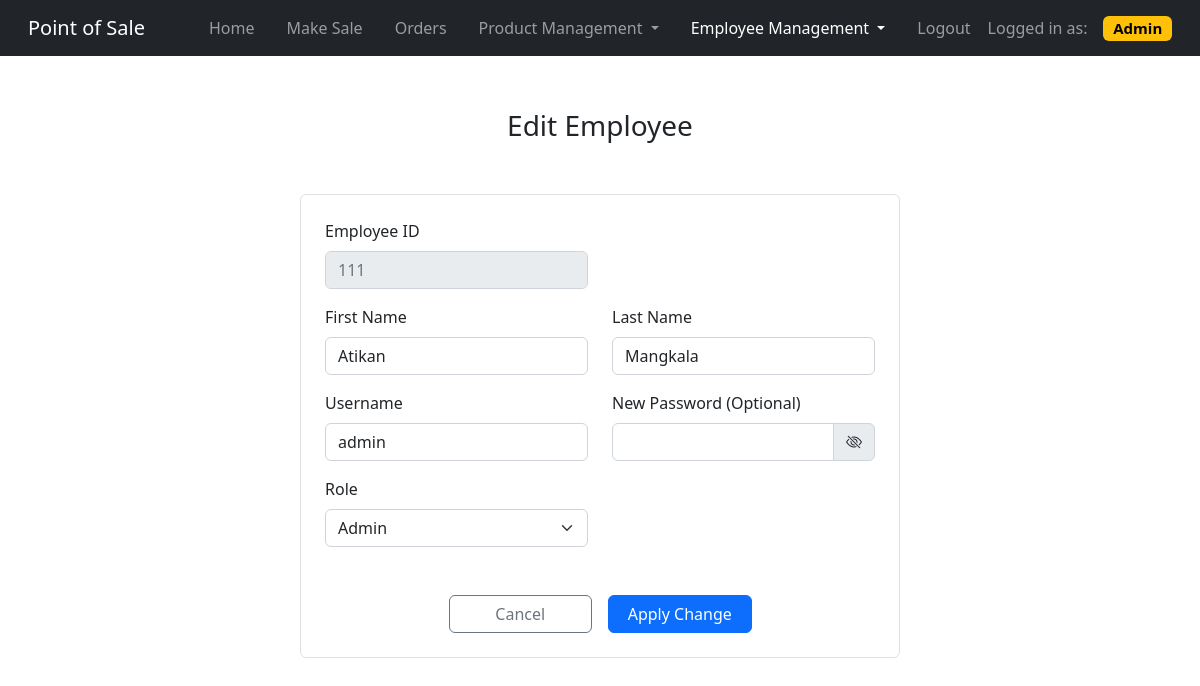
Page /main/edit_employee.php?eid=111 (signed in) on the committed database.
### tables this page shows
CREATE TABLE `Employee` (
  `e_id` bigint(6) NOT NULL,
  `e_fname` varchar(20) NOT NULL,
  `e_lname` varchar(20) NOT NULL,
  `e_role` varchar(10) NOT NULL,
  `e_username` varchar(10) NOT NULL,
  `e_password` varchar(100) NOT NULL
);

### main/edit_employee.php (the view, shortened to what this page needs)
<!DOCTYPE html>
<html lang="en">
<head>
  <link href="https://cdn.jsdelivr.net/npm/bootstrap@5.2.2/dist/css/bootstrap.min.css" rel="stylesheet" />
  <link rel="stylesheet" href="https://cdn.jsdelivr.net/npm/bootstrap-icons@1.10.1/font/bootstrap-icons.css" />
</head>
<body>
  <nav class="navbar navbar-expand-lg navbar-dark bg-dark">
    <div class="container-fluid">
      <a class="navbar-brand ms-3 me-5" href="/main/dashboard.php">Point of Sale</a>
      <div class="collapse navbar-collapse" id="navbarSupportedContent">
        <ul class="navbar-nav me-auto mb-2 mb-lg-0">
          <li class="nav-item mx-2">
            <a class="nav-link" href="/main/dashboard.php">Home</a>
          </li>
          <li class="nav-item mx-2">
            <a class="nav-link" href="/main/sale.php">Make Sale</a>
          </li>
          <li class="nav-item mx-2">
              <a class="nav-link" href="/main/order.php">Orders</a>
            </li>
          <li class="nav-item dropdown mx-2">
            <a class="nav-link dropdown-toggle" href="#" role="button" data-bs-toggle="dropdown" aria-expanded="false">
              Product Management
            </a>
          </li>
          <li class="nav-item dropdown mx-2">
            <a class="nav-link dropdown-toggle active" href="#" role="button" data-bs-toggle="dropdown" aria-expanded="false">
              Employee Management
            </a>
          </li>
          <li class="nav-item mx-2">
            <a class="nav-link" href="/authentication/logout.php">Logout</a>
          </li>
        </ul>
        <span class="navbar-text me-3"> Logged in as: </span>
        <h5 class="my-1 me-3">
          <span class="badge text-bg-warning">Admin</span>
        </h5>
      </div>
    </div>
  </nav>
  <p style="text-align: center" class="fs-3 my-5">Edit Employee</p>
  <?php
  $eid = $_GET['eid'];
  require_once('../connect.php');
  $q = "SELECT * FROM Employee where e_id=$eid";
  $result = $mysqli->query($q);
  while ($row = $result->fetch_array()) {
  ?>
    <form action="../api/update_employee.php" method="POST">
      <div style="width: 50%" class="mx-auto border rounded p-4">
        <div class="row mb-3">
          <div class="col">
            <label for="eid" class="form-label">Employee ID</label>
            <input type="text" class="form-control" id="eid" name="eid" placeholder="<?= $row['e_id'] ?>" disabled />
          </div>
          <div class="col"></div>
        </div>
        <div class="row mb-3">
          <div class="col">
            <label for="fname" class="form-label">First Name</label>
            <input type="text" class="form-control" id="fname" name="fname" value="<?= $row['e_fname'] ?>" />
          </div>
          <div class="col">
            <label for="lname" class="form-label">Last Name</label>
            <input type="text" class="form-control" id="lname" name="lname" value="<?= $row['e_lname'] ?>" />
          </div>
        </div>
        <div class="row mb-3">
          <div class="col">
            <label for="username" class="form-label">Username <?php
                                                              ?></label>
            <input type="text" class="form-control" id="username" name="username" value="<?= $row['e_username'] ?>" />
          </div>
          <div class="col">
            <label for="password" class="form-label">New Password <label class="fs-6 fw-lighter">(Optional)</label></label>
            <div class="input-group">
              <input type="password" class="form-control" id="password" name="password" value="" />
              <span class="input-group-text" id="inputGroup-sizing-default"><i style="cursor: pointer" class="bi bi-eye-slash" id="togglePassword"></i>
              </span>
            </div>
          </div>
        </div>
        <div class="row">
          <div class="col">
            <label for="role" class="form-label">Role</label>
            <select class="form-select" name="role">
              <?php
              if ($row['e_role'] == "Admin") {
                echo "<option value=\"1\" selected>Admin</option>";
              } else {
                echo "<option value=\"1\">Admin</option>";
                echo "<option value=\"2\" selected>Cashier</option>";
              }
              ?>
            </select>
          </div>
          <div class="col"></div>
        </div>
        <div class="row mt-5">
          <button type="submit" class="ms-auto me-3 btn btn-outline-secondary w-25" name="cancel">
            Cancel
          </button>
          <button type="submit" class="me-auto btn btn-primary w-25" name="sub">
            Apply Change
          </button>
        </div>
      </div>
    </form>
  <?php
  }
  ?>
</body>
</html>

### rows in the picture
employee: eid "111", fname "Atikan", lname "Mangkala", username "admin", role "Admin"
